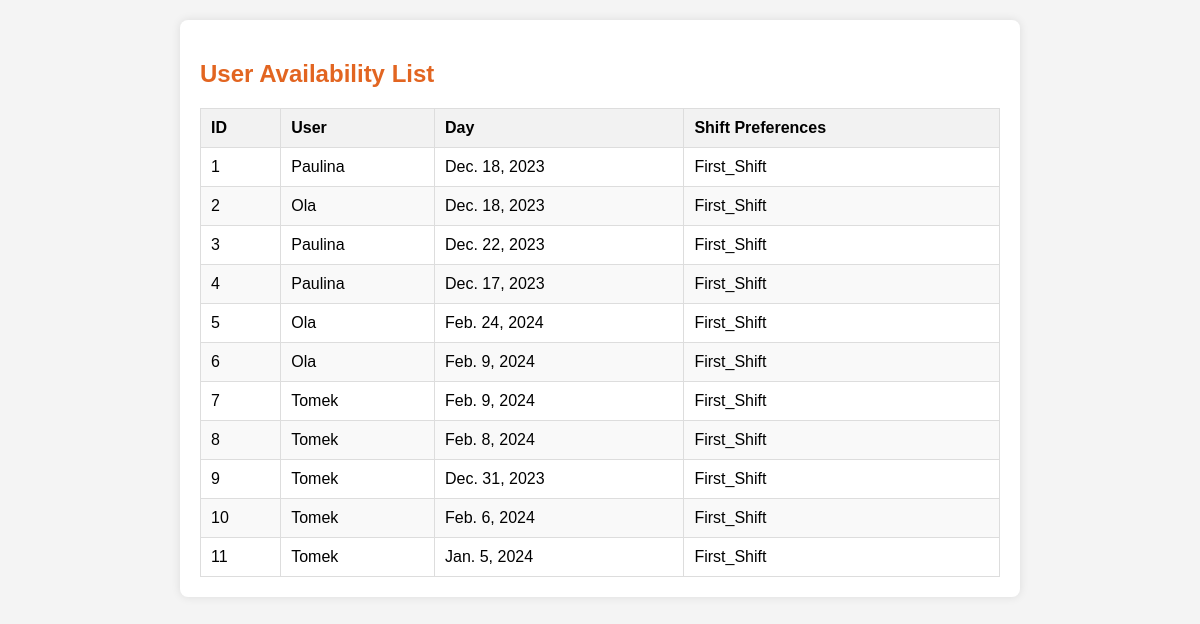
Page /availability_list (signed in) on the earlier database version.
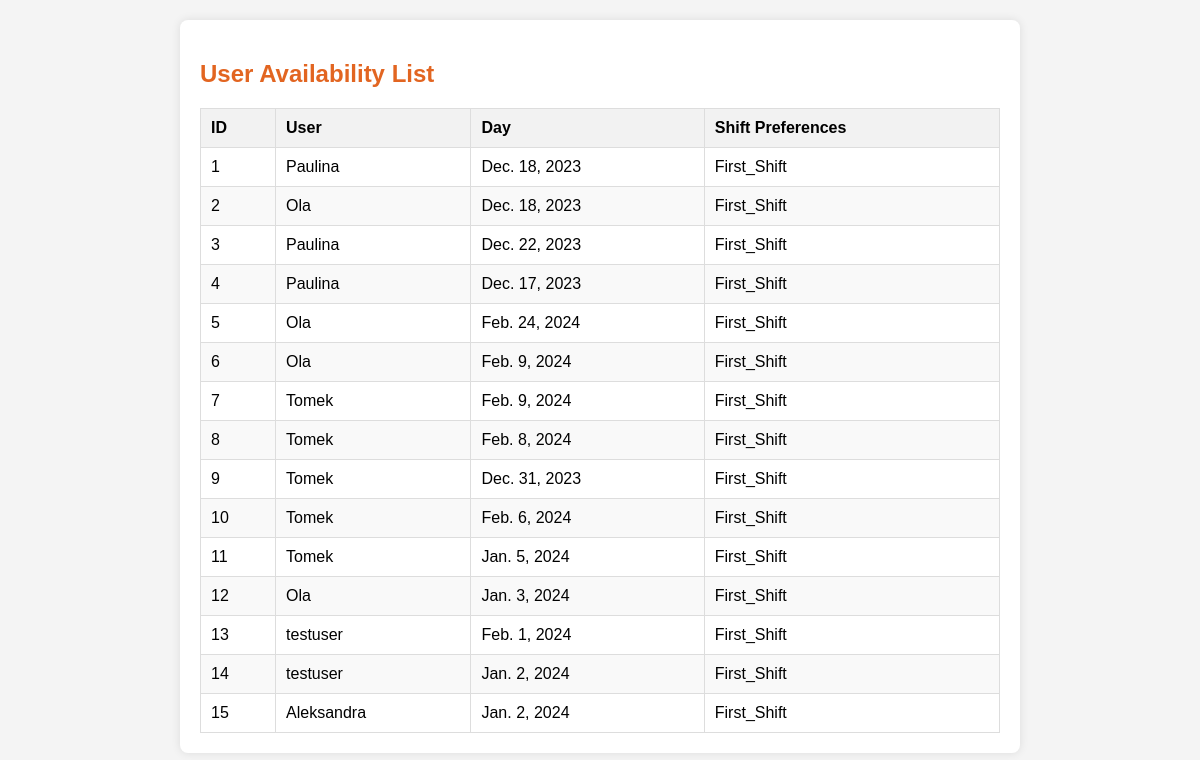
Same page on the later database version.
### viewer/models.py (models this page shows, shortened)
class UserAvailability(models.Model):
    user_availability_id = models.AutoField(primary_key=True)
    user_id = models.ForeignKey(User, on_delete=models.CASCADE)
    day = models.DateField(blank=True)
    shift_preferences = models.CharField(max_length=20, choices=SHIFT_CHOICES)

### viewer/views.py (the view)
# urls.py: path('availability_list', views.availability_list, name='availability_list'),
def availability_list(request):
    if request.user.is_staff:
        user_availabilities = UserAvailability.objects.all()
    else:
        user_availabilities = UserAvailability.objects.filter(user_id=request.user)
    context = {
        'user_availabilities': user_availabilities,
    }
    return render(request, 'schedule/availability_list.html', context)

### viewer/templates/schedule/availability_list.html (shortened to what this page needs)
<!DOCTYPE html>
<html lang="en">
<head>
</head>
<body>
<div class="container">
    <h2>User Availability List</h2>
    {% if user_availabilities %}
        <table class="availability-table">
            <thead>
                <tr>
                    <th onclick="sortTable(0)">ID</th>
                    <th onclick="sortTable(1)">User</th>
                    <th onclick="sortTable(2)">Day</th>
                    <th onclick="sortTable(3)">Shift Preferences</th>
                </tr>
            </thead>
            <tbody>
                {% for availability in user_availabilities %}
                    <tr>
                        <td>{{ availability.user_availability_id }}</td>
                        <td>{{ availability.user_id.username }}</td>
                        <td>{{ availability.day }}</td>
                        <td>{{ availability.shift_preferences }}</td>
                    </tr>
                {% endfor %}
            </tbody>
        </table>
    {% else %}
        <p>No availabilities found.</p>
    {% endif %}
</div>
</body>
</html>

Differences in the rows shown:
added UserAvailability: user_availability_id "12", user_id.username "Ola", day "Jan. 3, 2024", shift_preferences "First_Shift"
added UserAvailability: user_availability_id "13", user_id.username "testuser", day "Feb. 1, 2024", shift_preferences "First_Shift"
added UserAvailability: user_availability_id "14", user_id.username "testuser", day "Jan. 2, 2024", shift_preferences "First_Shift"
added UserAvailability: user_availability_id "15", user_id.username "Aleksandra", day "Jan. 2, 2024", shift_preferences "First_Shift"
